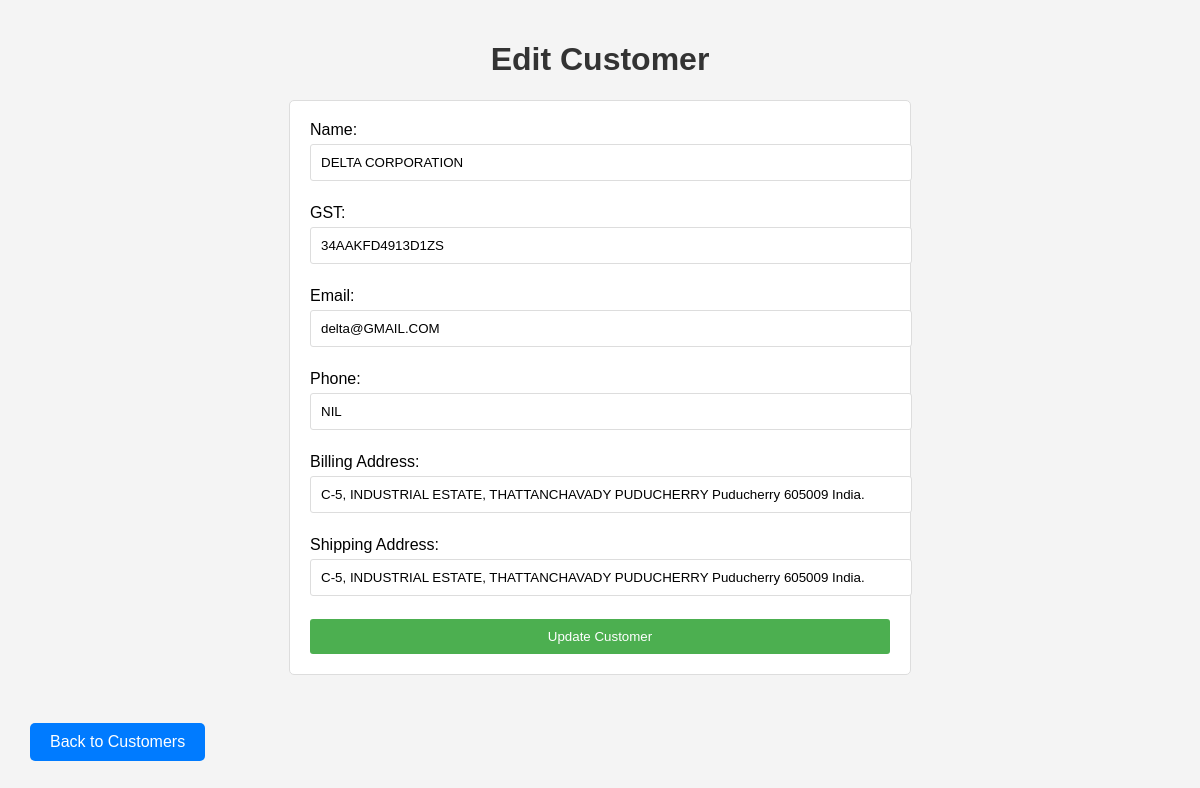
The app's page /edit_customer/1, older data.
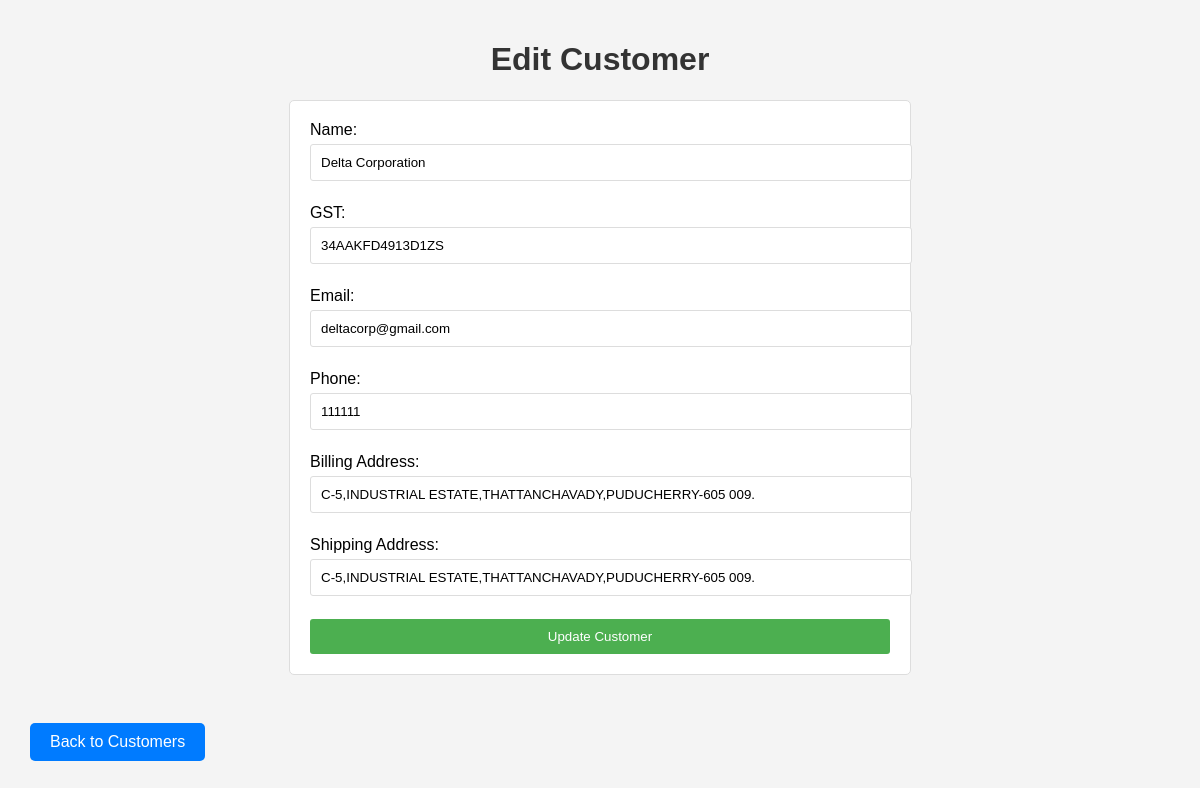
The same page, newer data.
### tables this page shows
CREATE TABLE customers (
            id INTEGER PRIMARY KEY AUTOINCREMENT,
            name TEXT NOT NULL,
            gst TEXT NOT NULL,
            email TEXT,
            phone TEXT,
            billing_address TEXT,
            shipping_address TEXT
        );

### app.py (the view, shortened to what this page needs)
@app.route('/edit_customer/<int:id>', methods=['GET', 'POST'])
def edit_customer(id):
    conn = sqlite3.connect('km.db')
    cursor = conn.cursor()
    cursor.execute('SELECT * FROM customers WHERE id = ?', (id,))
    customer = cursor.fetchone()
    conn.close()
    return render_template('edit_customer.html', customer=customer)

### templates/edit_customer.html (shortened to what this page needs)
<!DOCTYPE html>
<html lang="en">
<head>
    <link rel="stylesheet" href="{{ url_for('static', filename='css/edit-customer.css') }}">
</head>
<body>
    <h1>Edit Customer</h1>
    <div class="form-container">
        <form action="/edit_customer/{{ customer[0] }}" method="POST">
            <label for="name">Name:</label><br>
            <input type="text" id="name" name="name" value="{{ customer[1] }}" required><br><br>
            <label for="gst">GST:</label><br>
            <input type="text" id="gst" name="gst" value="{{ customer[2] }}" required><br><br>
            <label for="email">Email:</label><br>
            <input type="email" id="email" name="email" value="{{ customer[3] }}"><br><br>
            <label for="phone">Phone:</label><br>
            <input type="text" id="phone" name="phone" value="{{ customer[4] }}"><br><br>
            <label for="billing_address">Billing Address:</label><br>
            <input type="text" id="billing_address" name="billing_address" value="{{ customer[5] }}"><br><br>
            <label for="shipping_address">Shipping Address:</label><br>
            <input type="text" id="shipping_address" name="shipping_address" value="{{ customer[6] }}"><br><br>
            <button type="submit">Update Customer</button>
        </form>
    </div>
    <br>
    <a href="{{ url_for('customers') }}" class="btn">Back to Customers</a>
</body>
</html>

Row changes from the older to the newer data that the page shows:
changed customers "34AAKFD4913D1ZS": name "DELTA CORPORATION" → "Delta Corporation"; email "delta@GMAIL.COM" → "deltacorp@gmail.com"; phone "NIL" → "111111"; billing_address "C-5, INDUSTRIAL ESTATE, THATTANCHAVADY PUDUCHERRY Puducherry 605009 India." → "C-5,INDUSTRIAL ESTATE,THATTANCHAVADY,PUDUCHERRY-605 009."; shipping_address "C-5, INDUSTRIAL ESTATE, THATTANCHAVADY PUDUCHERRY Puducherry 605009 India." → "C-5,INDUSTRIAL ESTATE,THATTANCHAVADY,PUDUCHERRY-605 009."
